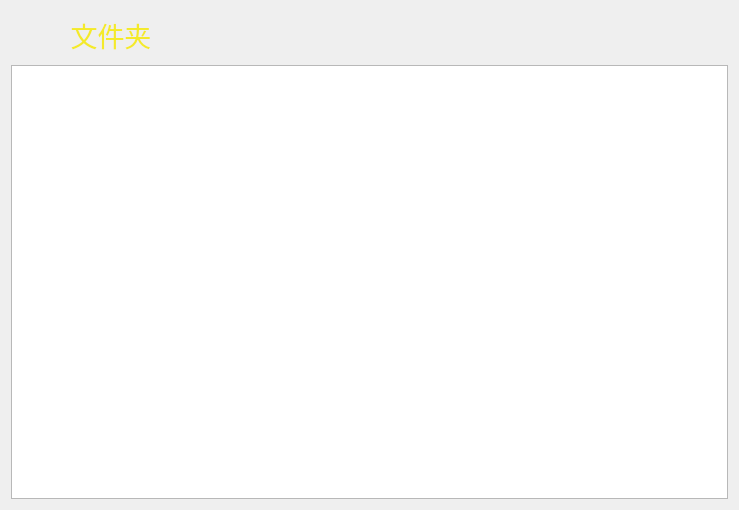
<?xml version="1.0" encoding="UTF-8"?>
<ui version="4.0">
 <class>NewFileDialog</class>
 <widget class="QDialog" name="NewFileDialog">
  <property name="geometry">
   <rect>
    <x>0</x>
    <y>0</y>
    <width>739</width>
    <height>510</height>
   </rect>
  </property>
  <property name="windowTitle">
   <string>Dialog</string>
  </property>
  <layout class="QVBoxLayout" name="verticalLayout">
   <item>
    <layout class="QHBoxLayout" name="horizontalLayout">
     <item>
      <spacer name="horizontalSpacer">
       <property name="orientation">
        <enum>Qt::Horizontal</enum>
       </property>
       <property name="sizeType">
        <enum>QSizePolicy::Fixed</enum>
       </property>
       <property name="sizeHint" stdset="0">
        <size>
         <width>40</width>
         <height>18</height>
        </size>
       </property>
      </spacer>
     </item>
     <item>
      <widget class="QPushButton" name="pushButton">
       <property name="minimumSize">
        <size>
         <width>120</width>
         <height>48</height>
        </size>
       </property>
       <property name="maximumSize">
        <size>
         <width>120</width>
         <height>48</height>
        </size>
       </property>
       <property name="font">
        <font>
         <pointsize>20</pointsize>
        </font>
       </property>
       <property name="styleSheet">
        <string notr="true">QPushButton::icon{

}
QPushButton{
border:none;
color:#f4ea2a;
}
QPushButton:pressed{

}</string>
       </property>
       <property name="text">
        <string>文件夹</string>
       </property>
       <property name="icon">
        <iconset>
         <normalon>:/icon/return.png</normalon>
        </iconset>
       </property>
       <property name="iconSize">
        <size>
         <width>30</width>
         <height>30</height>
        </size>
       </property>
      </widget>
     </item>
     <item>
      <spacer name="horizontalSpacer_2">
       <property name="orientation">
        <enum>Qt::Horizontal</enum>
       </property>
       <property name="sizeType">
        <enum>QSizePolicy::Expanding</enum>
       </property>
       <property name="sizeHint" stdset="0">
        <size>
         <width>40</width>
         <height>20</height>
        </size>
       </property>
      </spacer>
     </item>
    </layout>
   </item>
   <item>
    <widget class="QTextEdit" name="textEdit"/>
   </item>
  </layout>
 </widget>
 <resources/>
 <connections/>
</ui>
